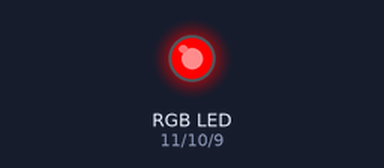
A sketch run on a simulated Arduino Uno, built with avr-gcc and run on an emulated ATmega328P. On the bench: an RGB LED mixed from three pins (HIGH = lit).

Above: at 0.1 s.
At 1.1 s:
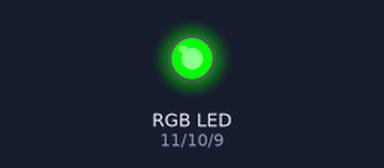
At 2.1 s:
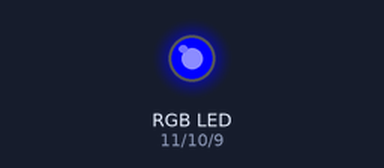
At 3.1 s:
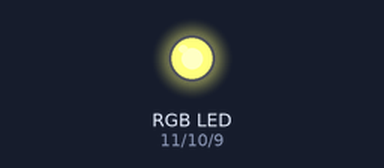
At 5.1 s:
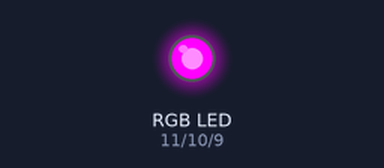
At 38.6 s:
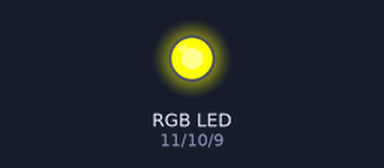
Timing chart, 0 to 40.0 s (numbered marks = the images above):
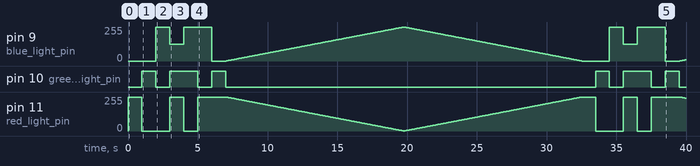

Measured:
- by itself, pin 10 (green_light_pin): LOW → HIGH at 1.0 s, → LOW 1.0 s later, → HIGH 1.0 s later, → LOW 2.0 s later, … (12 changes in this stretch)
- by itself, pin 11 (red_light_pin): 0/255 → 255/255 at 0.00 s, → 0/255 1.0 s later, → 255/255 2.0 s later, → 0/255 1.0 s later, … (528 changes in this stretch)
- by itself, pin 9 (blue_light_pin): 0/255 → 255/255 at 2.0 s, → 125/255 1.0 s later, → 255/255 1.0 s later, → 0/255 2.0 s later, … (527 changes in this stretch)

The sketch:

Basic_RGB_Strip.ino
```cpp
int red_light_pin= 11;
int green_light_pin = 10;
int blue_light_pin = 9;

void setup() {
  pinMode(red_light_pin, OUTPUT);
  pinMode(green_light_pin, OUTPUT);
  pinMode(blue_light_pin, OUTPUT);
}

void loop() {
  RGB_color(255, 0, 0); // Red
  delay(1000);
  RGB_color(0, 255, 0); // Green
  delay(1000);
  RGB_color(0, 0, 255); // Blue
  delay(1000);
  RGB_color(255, 255, 125); // Raspberry
  delay(1000);
  RGB_color(0, 255, 255); // Cyan
  delay(1000);
  RGB_color(255, 0, 255); // Magenta
  delay(1000);
  RGB_color(255, 255, 0); // Yellow
  delay(1000);
  for (int i=0;i<255;i++) {
    RGB_color(255-i, 0, i); // White
    delay(50);
  }
    for (int i=255;i>0;i--) {
    RGB_color(255-i, 0, i); // White
    delay(50);
  }
}

void RGB_color(int red_light_value, int green_light_value, int blue_light_value)
 {
  analogWrite(red_light_pin, red_light_value);
  analogWrite(green_light_pin, green_light_value);
  analogWrite(blue_light_pin, blue_light_value);
}
```
